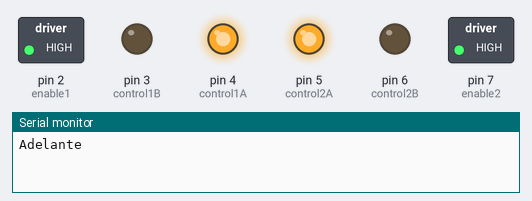
Simulated run of this sketch. Board: Arduino Uno, built with avr-gcc and run on an emulated ATmega328P. On the bench: switched loads named in the sketch (green lamp = pin HIGH), output pins drawn as LEDs (lit = HIGH), the last lines printed to the serial monitor.

Above: at 1.0 s.
At 3.0 s:
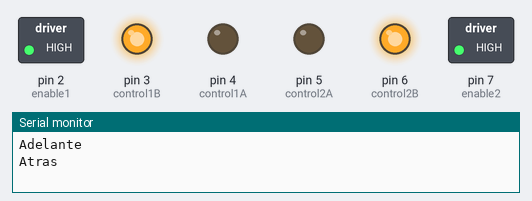
At 5.0 s:
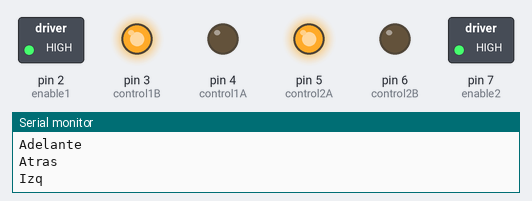
At 7.0 s:
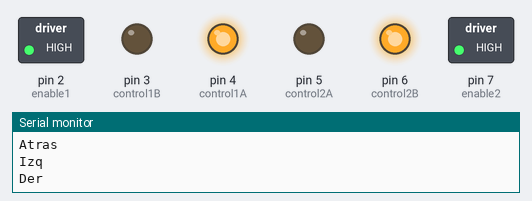
At 9.0 s:
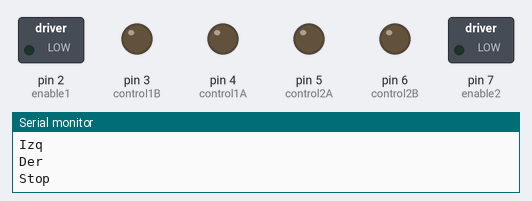
Timing chart, 0 to 13.0 s (numbered marks = the images above):
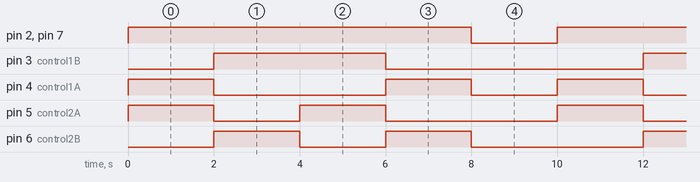

Measured:
- by itself, pin 2 (enable1), pin 7 (enable2): alternates HIGH for 8.0 s and LOW for 2.0 s
- by itself, pin 3 (control1B): alternates HIGH for 4.0 s and LOW for 6.0 s
- by itself, pin 4 (control1A): repeats every 10.0 s: LOW 4.0 s, HIGH 2.0 s, LOW 2.0 s, HIGH 2.0 s
- by itself, pin 5 (control2A), pin 6 (control2B): repeats every 10.0 s: LOW 2.0 s, HIGH 2.0 s, LOW 4.0 s, HIGH 2.0 s

The sketch:

temp.ino
```cpp
#define enable1 2
#define enable2 7
#define control1A 4
#define control1B 3
#define control2A 5
#define control2B 6
#define divisor A1

void setup() {
    pinMode(enable1, OUTPUT);  // puertos de control y enable de los dos motores
    pinMode(enable2, OUTPUT);
    pinMode(control1A, OUTPUT);
    pinMode(control1B, OUTPUT);
    pinMode(control2A, OUTPUT);
    pinMode(control2B, OUTPUT);
    pinMode(divisor, INPUT);  // divisor voltaje como input
    Serial.begin(9600);       // iniciamos valor de transmisión
}

void loop() {          // rutina de movimiento usando funcion driverobot
    driveRobot(1, 1);  // adelante
    delay(2000);
    driveRobot(-1, -1);  // atras
    delay(2000);
    driveRobot(-1, 1);  // izquierda
    delay(2000);
    driveRobot(1, -1);  // derecha
    delay(2000);
    driveRobot(0, 0);  // stop
    delay(2000);
}

void driveRobot(float LSignal, float RSignal) {  // función driverobot
    // utiliza ifs para setear los lows, highs y bits para realizar cada movimiento
    // adelante

    if (LSignal == 1 && RSignal == 1) {
        analogWrite(enable1, 255);
        digitalWrite(control1A, HIGH);
        digitalWrite(control1B, LOW);
        analogWrite(enable2, 255);
        digitalWrite(control2A, HIGH);
        digitalWrite(control2B, LOW);
        Serial.println("Adelante");
    }
    // atras
    if (LSignal == -1 && RSignal == -1) {
        analogWrite(enable1, 255);
        digitalWrite(control1A, LOW);
        digitalWrite(control1B, HIGH);
        analogWrite(enable2, 255);
        digitalWrite(control2A, LOW);
        digitalWrite(control2B, HIGH);
        Serial.println("Atras");
    }
    // derecha
    if (LSignal == 1 && RSignal == -1) {
        analogWrite(enable1, 255);
        digitalWrite(control1A, HIGH);
        digitalWrite(control1B, LOW);
        analogWrite(enable2, 255);
        digitalWrite(control2A, LOW);
        digitalWrite(control2B, HIGH);
        Serial.println("Der");
    }
    // izq
    if (LSignal == -1 && RSignal == 1) {
        analogWrite(enable1, 255);
        digitalWrite(control1A, LOW);
        digitalWrite(control1B, HIGH);
        analogWrite(enable2, 255);
        digitalWrite(control2A, HIGH);
        digitalWrite(control2B, LOW);
        Serial.println("Izq");
    }
    // stop
    if (LSignal == 0 && RSignal == 0) {
        analogWrite(enable1, 0);
        digitalWrite(control1A, LOW);
        digitalWrite(control1B, LOW);
        analogWrite(enable2, 0);
        digitalWrite(control2A, LOW);
        digitalWrite(control2B, LOW);
        Serial.println("Stop");
    }
}
```
